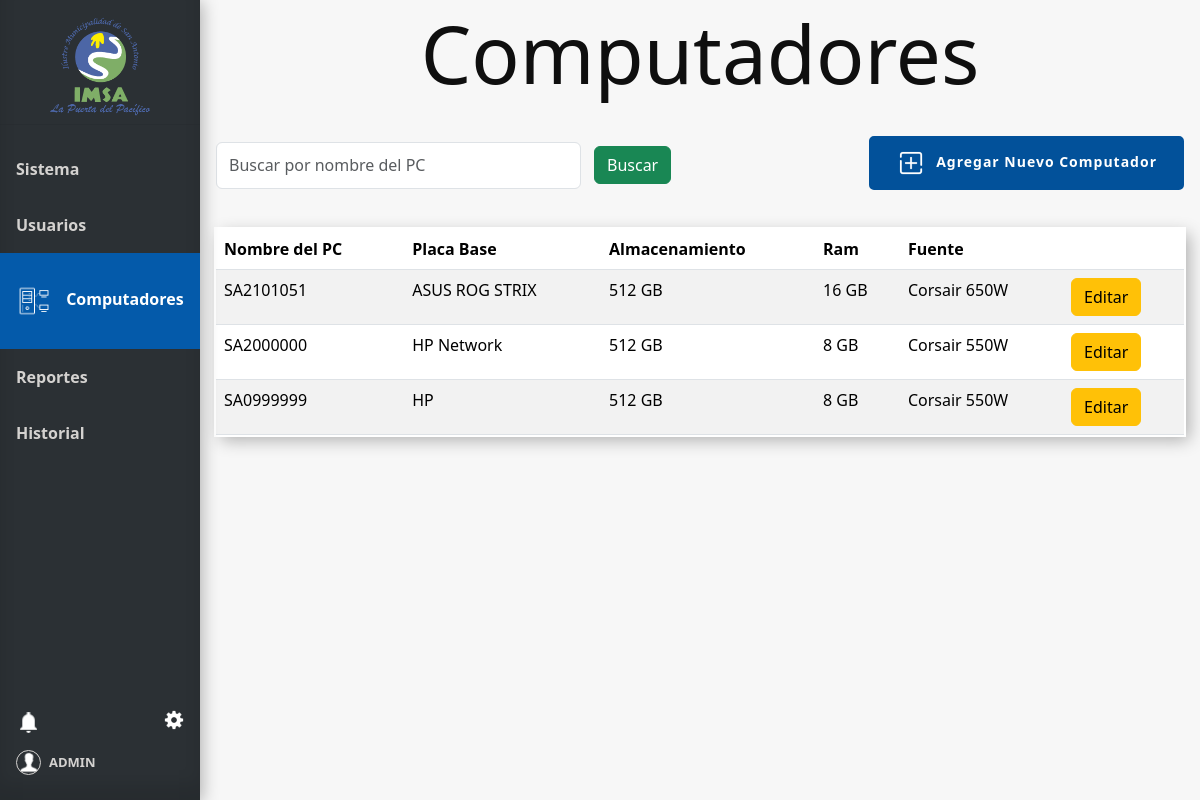
Screenshot of /computadores (signed in) with the database file from the repository.
### tables this page shows
CREATE TABLE Usuario (
    Id_usuario INTEGER PRIMARY KEY AUTOINCREMENT,
    Nombre_user VARCHAR(100),
    Email VARCHAR(100),
    Psw VARCHAR(100),
    id_tipo_usuario,
    FOREIGN KEY (id_tipo_usuario) REFERENCES Tipo_usuario(id_tipo_usuario)
);

CREATE TABLE Pc (
    Id_pc INTEGER PRIMARY KEY AUTOINCREMENT,
    Nombre_pc VARCHAR(100),
    Placa VARCHAR(50),
    Almacenamiento INTEGER,  -- en GB
    Ram INTEGER,    -- en GB
    Fuente VARCHAR(100)
);

### app.py (the view)
@app.route('/computadores', methods=['GET'])
@login_required
def computadores():
    conn = get_db_connection()
    search_query = request.args.get('search', '')
    query = "SELECT * FROM Pc Where 1 = 1"
    params = []
    if search_query:
        query += ' AND Pc.Nombre_pc LIKE ?'
        params.extend(['%' + search_query + '%'])
    filtro_pcs = conn.execute(query, params).fetchall()
    conn.close()
    user=current_user
    num_notificaciones_totales = get_total_notifications(user.id)
    info_notificaciones = get_info_notifications(user.id)
    return render_template('computadores.html', filtro_pcs=filtro_pcs,  user=user, num_notificaciones_totales=num_notificaciones_totales, info_notificaciones=info_notificaciones)

### app.py (called while the page is built)
@login_manager.user_loader
def load_user(user_id):
    return Usuario.get_by_id(user_id)

def get_db_connection():
    conn = sqlite3.connect('database.db')
    conn.row_factory = sqlite3.Row
    return conn

def get_total_notifications(user_id):
    conn = get_db_connection()
    total_notifications = conn.execute(
        'SELECT COUNT(*) FROM Notificaciones WHERE id_usuario = ?  AND leido = false',
        (user_id,)
    ).fetchone()[0]
    conn.close()
    return total_notifications

def get_info_notifications(user_id):
    conn = get_db_connection()
    info_notifiaciones= conn.execute(
        'SELECT * FROM Notificaciones WHERE id_usuario = ? ORDER BY id_notificacion DESC LIMIT 6',
        (user_id,)
    ).fetchall()
    conn.close()
    return info_notifiaciones

### model.py (called while the page is built)
def get_db_connection():
    conn = sqlite3.connect('database.db')
    conn.row_factory = sqlite3.Row
    return conn

    @staticmethod
    def get_by_id(id_usuario):
        conn = get_db_connection()
        user_data = conn.execute('SELECT * FROM Usuario WHERE Id_usuario = ?', (id_usuario,)).fetchone()
        conn.close()
        if user_data:
            return Usuario(user_data['Id_usuario'], user_data['Nombre_user'], user_data['Email'], user_data['psw'])
        return None

### templates/computadores.html (shortened to what this page needs)
{% extends 'base.html' %}
{% block head %}
<link rel="stylesheet" href="{{ url_for('static', filename='css/style_computadores.css') }}">
{% endblock %}
{% block content %}
<h1 class="block-effect" style="--td:0.3s">
    <div class="block-reveal" style="--bc: #2b3034; --d: 0.5s">Computadores</div>
</h1>
<div class="head">
    <div class="filtros">
        <form method="get" action="{{ url_for('computadores') }}" id="filtro-form">
            <div class="filtro">
                <input class="form-control me-2" type="search" name="search" placeholder="Buscar por nombre del PC"
                    aria-label="Search" value="{{ request.args.get('search', '') }}">
                <button class="btn btn-success" type="submit">Buscar</button>
            </div>
        </form>
    </div>
    <div class="Botones_Computador">
        <button class="button_slide slide_right" data-bs-toggle="modal" data-bs-target="#ModalAgregarComputador"><img id="agregar" src="{{ url_for('static', filename='img/icon-agregar.png') }}" alt="icon-agregar" width="30px"><b>Agregar Nuevo
            Computador</b></button>
    </div>
</div>
{% if filtro_pcs %}
<table class="table table-striped mt-3">
    <thead>
        <tr>
            <th>Nombre del PC</th>
            <th class="responsive" >Placa Base</th>
            <th class="responsive">Almacenamiento</th>
            <th class="responsive">Ram</th>
            <th class="responsive">Fuente</th>
            <th class="responsive"></th>
        </tr>
    </thead>
    <tbody>
        {% for row in filtro_pcs %}
        <tr>
            <td>{{ row['Nombre_pc'] }}</td>
            <td class="responsive">{{ row['Placa'] }}</td>
            <td class="responsive">{{ row['Almacenamiento'] }} GB</td>
            <td class="responsive">{{ row['Ram'] }} GB</td>
            <td class="responsive">{{ row['Fuente'] }}</td>
            <td >
                <a href="{{ url_for('editar_computador', id_pc=row['Id_pc']) }}" class="btn btn-warning">Editar</a>
            </td>
        </tr>
        {% endfor %}
    </tbody>
</table>
{% else %}
<tr>
    <div class="alert alert-danger" role="alert">
        No existen registros.
    </div>
</tr>
{% endif %}
{% endblock %}

### templates/base.html (shortened to what this page needs)
<!doctype html>
<html lang="es">
<head>
  {% block head %} {% endblock %}
  <link rel="stylesheet" href="{{ url_for('static', filename='css/style_base.css') }}">
  <link rel="stylesheet" href="{{ url_for('static', filename='css/style_ajustes.css') }}">
  <link href="https://cdn.jsdelivr.net/npm/bootstrap@5.3.3/dist/css/bootstrap.min.css" rel="stylesheet"
>
</head>
<body>
  <div class="sidebar" style="display: flex; flex-direction: column; height: 100vh;">
    <div class="tituloMenu">
      <img src="{{ url_for('static', filename='img/logo.png') }}" alt="Logo-IMSA" width="100px">
    </div>
    <hr>
    <a href="{{ url_for('index') }}" class="slide_right {% if request.endpoint == 'index' %}active{% endif %}">
      <b id="menu-link">Sistema</b>
    </a>
    <a href="{{ url_for('usuarios') }}" class="slide_right {% if request.endpoint == 'usuarios' %}active{% endif %}">
      <b id="menu-link">Usuarios</b>
    </a>
    <a href="{{ url_for('computadores') }}"
      class="slide_right {% if request.endpoint == 'computadores' %}active{% endif %}">
      <img id="icon-computadores" class="menu-icon {% if request.endpoint == 'computadores' %}show{% endif %}"
        src="{{ url_for('static', filename='img/icon-computador.png') }}" alt="icon-Pc">
      <b id="menu-link">Computadores</b>
    </a>
    <a href="{{ url_for('reportes') }}" class="slide_right {% if request.endpoint == 'reportes' %}active{% endif %}">
      <b id="menu-link">Reportes</b>
    </a>
    <a href="{{ url_for('historial') }}" class="slide_right {% if request.endpoint == 'historial' %}active{% endif %}">
      <b id="menu-link">Historial</b>
    </a>
    <div class="menuAbajo">
      <div class="ajuste_notificacion">
        <div class="notificacion">
          <a href="" class="icon" data-bs-toggle="modal" data-bs-target="#ModalNotifiaciones">
            <img id="icon-campana" src="{{ url_for('static', filename='img/icon-campana.png') }}" alt="logoCampana">
          </a>
        </div>
        <div class="ajustes">
          <a href="" class="icon" data-bs-toggle="modal" data-bs-target="#ModalAjustes">
            <img async id="icon-ajuste" src="{{ url_for('static', filename='img/icon-ajuste.png') }}" alt="logoAjuste" ></a>
        </div>
      </div>
      <div class="bodyCuenta">
        <a href="#" id="cuenta">
          <img id="icon-cuenta" src="{{ url_for('static', filename='img/icon-usuario.png') }}" alt="">
          <b style="font-size: small;">{{ user.nombre_usuario}}</b>
        </a>
      </div>
  </div>
  </div>
  <div class="content">
    {% block content %}
    {% endblock %}
  </div>
</body>
</html>

### static/css/style_computadores.css (style rules this page uses)
.head { display: flex; width: 100%; justify-content: space-between; }
#agregar { margin-right: 10px; }
.Botones_Computador { display: flex; align-items: center; }

### static/css/style_base.css (style rules this page uses)
body { margin: 0; font-family: "Lato", sans-serif; background-color: #2b3034; height: 100vh; }
.content { background-color: #f7f7f7; height: 100vh; }
*, *::before, *::after { margin: 0; padding: 0; box-sizing: border-box; }
.block-effect { font-size: calc(8px + 6vw); }
.block-reveal { --t: calc(var(--td) + var(--d)); color: transparent; padding: 4px; position: relative; overflow: hidden; animation: revealBlock 0s var(--t) forwards; }
.block-reveal::after { content: ''; width: 0%; height: 100%; padding-bottom: 4px; position: absolute; top: 0; left: 0; background: var(--bc); animation: revealingIn var(--td) var(--d) forwards, revealingOut var(--td) var(--t) forwards; }
h1 { text-align: center; }
.tituloMenu { display: flex; flex-direction: column; margin-top: 10px; margin-bottom: 10px; align-items: center; height: 11%; }
.sidebar { margin: 0; padding: 0; width: 200px; background-color: #2b3034; position: fixed; height: 100%; overflow: auto; box-shadow: inset 0 -1em 1em rgba(0, 0, 0, 0.1), 0.1em 0.1em 1em rgba(0, 0, 0, 0.3); }
.sidebar>a { display: flex; align-items: center; color: #d4d2d0; padding: 16px; text-decoration: none; display: inline-block; cursor: pointer; box-shadow: inset 0 0 0 0 #00213e; -webkit-transition: ease-out 0.4s; -moz-transition: ease-out 0.4s; transition: ease-out 0.4s; }
.sidebar>a.active { background-color: #045aaa; color: white; padding-top: 15%; padding-bottom: 15%; }
.button_slide { color: #FFF; border: 2px solid #02519a; background-color: #02519a; border-radius: 5px; padding: 10px 25px 10px 25px; display: inline-block; font-size: 14px; letter-spacing: 1px; cursor: pointer; box-shadow: inset 0 0 0 0 #00213e; -webkit-transition: ease-out 0.4s; -moz-transition: ease-out 0.4s; transition: ease-out 0.4s; }
div.content { margin-left: 200px; padding: 1px 16px; height: 100%; }
.menu-icon { display: none; width: 36px; margin-right: 10px; }
#menu-link { margin: 15px 0px 15px 0px; }
.sidebar a.active .menu-icon, .sidebar a:hover .menu-icon { display: inline-block; }
.menuAbajo { display: flex; margin-top: auto; color: #d4d2d0; padding: 16px 16px 25px 16px; flex-direction: column; }
.menuAbajo a { color: #d4d2d0; text-decoration: none; cursor: pointer; }
.bodyCuenta { width: 80%; display: flex; justify-content: start; align-content: center; }
#cuenta { display: flex; align-items: center; }
#icon-cuenta { width: 25px; border: solid 1px; border-radius: 50%; margin-right: 8px; }
#icon-ajuste { width: 20px; }
.ajuste_notificacion { display: flex; flex-direction: row; justify-content: space-between; width: 100%; margin-bottom: 10px; }
.ajustes { display: flex; align-items: start; }
.ajustes img { padding-bottom: 10px; }
.notificacion a { display: flex; flex-direction: row; }
.icon { transition-duration: 0.3s; -webkit-tap-highlight-color: rgba(0, 0, 0, 0); transform: translateZ(0); box-shadow: 0 0 1px rgba(0, 0, 0, 0); }
#icon-campana { width: 25px; height: 25px; }
.head { height: 100px; }
.filtros { width: 50%; display: flex; align-items: center; justify-content: space-around; }
.filtro { margin-top: 1%; padding-right: 1%; display: flex; flex-direction: row; width: 100%; }
#filtro-form { width: 100%; }
.filtro>button { margin: 1% 5% 1% 1%; }
.table { box-shadow: inset 0 -3em 3em rgba(0, 0, 0, 0.1), 0 0 0 2px rgb(255, 255, 255), 0.3em 0.3em 1em rgba(0, 0, 0, 0.3); margin-top: 2%; }

### rows the page displays
Usuario: nombre_usuario "ADMIN"
Pc: Nombre_pc "SA2101051", Placa "ASUS ROG STRIX", Almacenamiento "512", Ram "16", Fuente "Corsair 650W"
Pc: Nombre_pc "SA2000000", Placa "HP Network", Almacenamiento "512", Ram "8", Fuente "Corsair 550W"
Pc: Nombre_pc "SA0999999", Placa "HP", Almacenamiento "512", Ram "8", Fuente "Corsair 550W"
